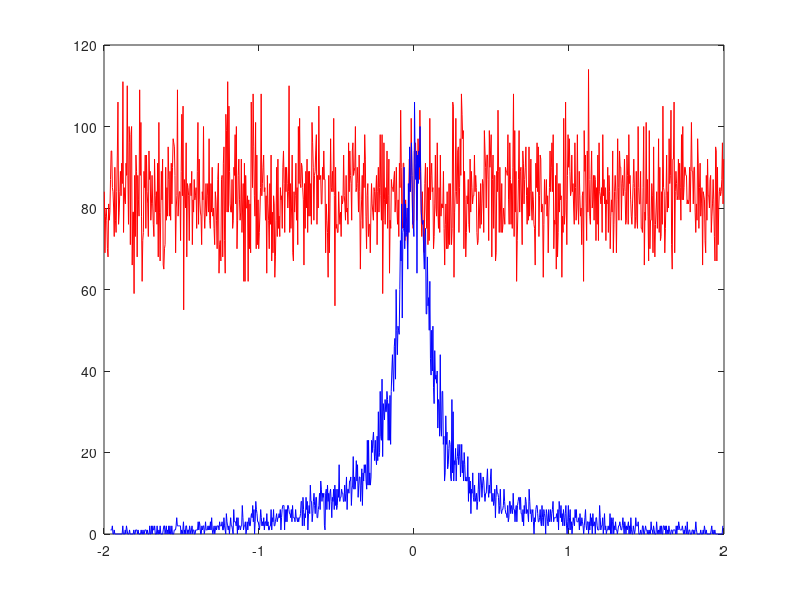

MATLAB code to generate this figure: (Note: this script raises an error after producing the figure.)

num_samples = 10000;
in = [];
out = [];
i = 1;
j = 1;
while length(out) < num_samples
    sample = 4*(rand(1,1)-.5);
    in(j) = sample;
    j = j + 1;
    target_dist = normpdf(sample,0,1)/(2*pi);
    if rand(1,1) < abs(target_dist/sample)
        out(i) = sample;
        i = i + 1;
    end
end
[n1, x1] = hist(in, 1000)
[n2, x2] = hist(out, 1000)
plot(x1, n1, 'r')
hold on
plot(x2, n2, 'b')
show()
